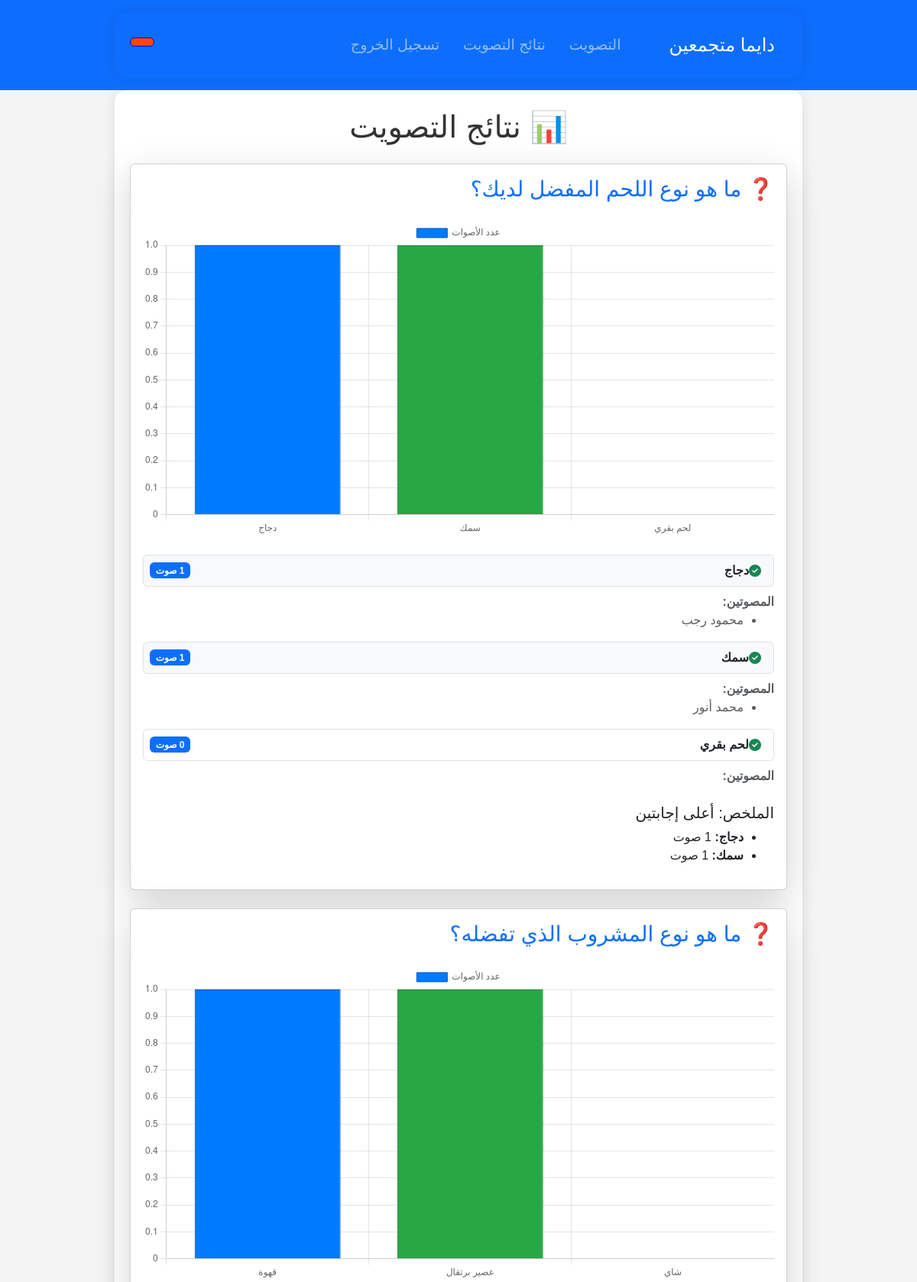
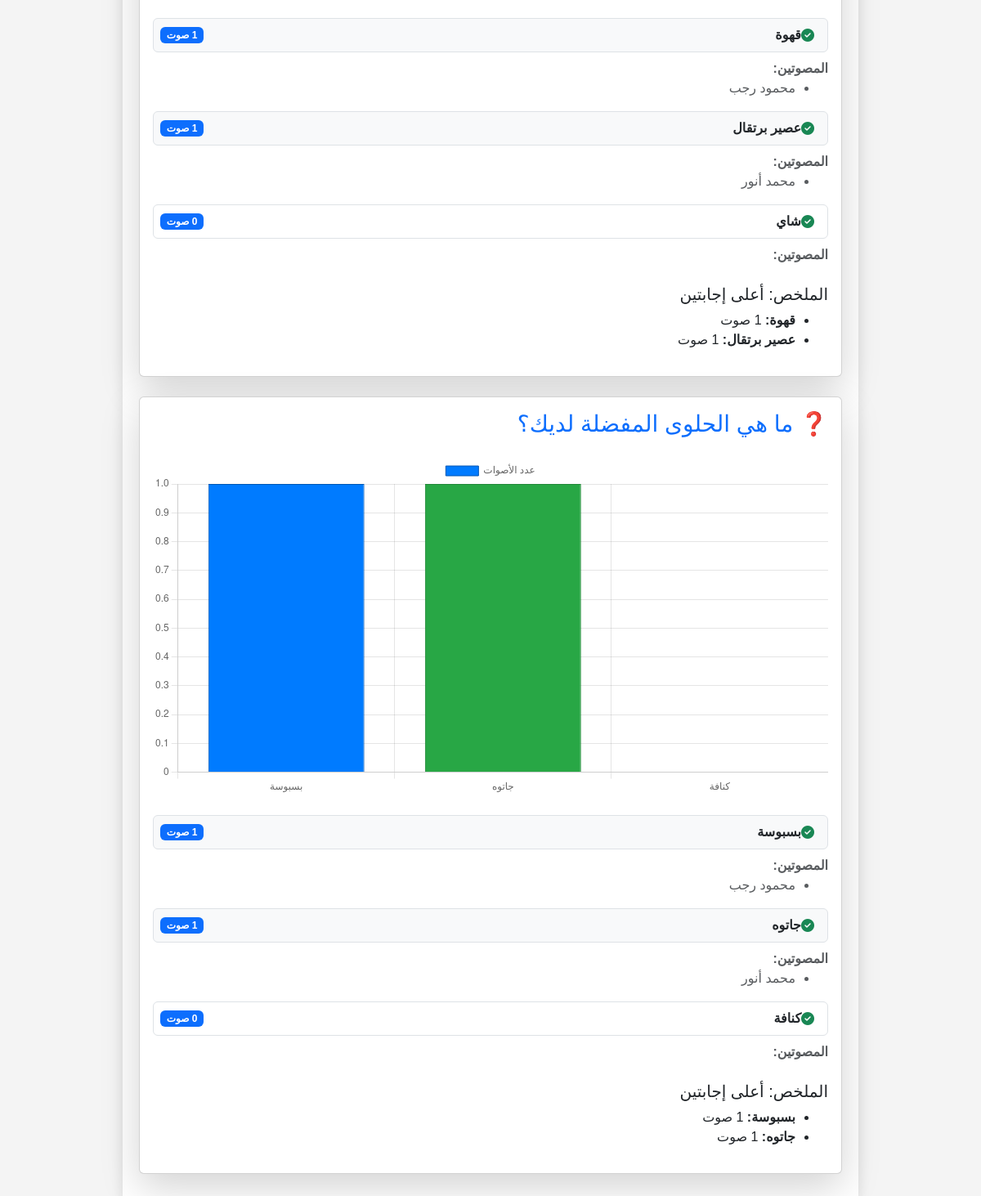
The app's page /results.php with its own data (2 pictures, top to bottom).
### tables this page shows
CREATE TABLE `questions` (
  `id` int(11) NOT NULL,
  `question_text` text NOT NULL
);

CREATE TABLE `choices` (
  `id` int(11) NOT NULL,
  `question_id` int(11) NOT NULL,
  `choice_text` varchar(255) NOT NULL
);

### results.php (the view, shortened to what this page needs)
<?php
require_once('database.php');
$sql_questions = "SELECT * FROM questions";
$result_questions = $conn->query($sql_questions);
?>
<!DOCTYPE html>
<html lang="ar">
<head>
    <link rel="stylesheet" href="https://cdn.jsdelivr.net/npm/bootstrap@5.3.0/dist/css/bootstrap.min.css">
    <link rel="stylesheet" href="./css/indexstyle.css">
</head>
<body style="direction: rtl;">
<nav class="navbar navbar-expand-lg navbar-dark bg-primary">
        <div class="container container_nav">
        <a class="navbar-brand" href="#"> دايما متجمعين</a>
            <div class="collapse navbar-collapse" id="navbarNav">
                <ul class="navbar-nav ms-auto">
                    <li class="nav-item"><a class="nav-link" href="./index.php">التصويت</a></li>
                    <li class="nav-item"><a class="nav-link" href="./results.php">نتائج التصويت</a></li>
                    <li class="nav-item"><a class="nav-link" href="./logout.php"> تسجيل الخروج</a></li>
                </ul>
                <h4 style="color:white; border: blue 1px solid ; padding:5px 15px ; background-color: orangered; border-radius: 10px;cursor:pointer"><a class="nav-link" href="./my_vote.php"> <?php echo $_SESSION['user_name']?></a></h4>
            </div>
        </div>
    </nav>
    <div class="container py-4">
        <h1 class="text-center mb-4">📊 نتائج التصويت</h1>
        <?php while($row = $result_questions->fetch_assoc()): ?>
            <div class="card shadow-lg mb-4">
                <div class="card-body">
                    <h3 class="card-title text-primary">❓ <?= $row['question_text'] ?></h3>
                    <?php
                    $question_id = $row['id'];
                    $sql_choices = "SELECT * FROM choices WHERE question_id = $question_id";
                    $result_choices = $conn->query($sql_choices);
                    $choices_data = [];
                    while ($choice = $result_choices->fetch_assoc()):
                        $choice_id = $choice['id'];
                        $sql_votes = "SELECT COUNT(*) AS vote_count FROM votes WHERE choice_id = $choice_id";
                        $vote_result = $conn->query($sql_votes);
                        $vote_count = $vote_result->fetch_assoc()['vote_count'] ?? 0;
                        $sql_voters = "SELECT users.name FROM votes
                                       JOIN users ON votes.user_phone = users.phone
                                       WHERE votes.choice_id = $choice_id";
                        $voter_result = $conn->query($sql_voters);
                        $voters = [];
                        while ($voter = $voter_result->fetch_assoc()) {
                            $voters[] = $voter['name'];
                        }
                        $choices_data[] = [
                            'text' => $choice['choice_text'],
                            'votes' => $vote_count,
                            'voters' => $voters
                        ];
                    endwhile;
                    usort($choices_data, function($a, $b) {
                        return $b['votes'] - $a['votes'];
                    });
                    ?>
                    <canvas id="chart-<?= $question_id ?>" class="my-4"></canvas>
                    <div>
                        <?php foreach ($choices_data as $index => $choice_data): ?>
                            <div class="d-flex align-items-center mb-2 p-2 border rounded <?= $index < 2 ? 'bg-light' : '' ?>">
                                <i class="fas fa-check-circle text-success me-2"></i>
                                <span class="fw-bold flex-grow-1"><?= $choice_data['text'] ?></span>
                                <span class="badge bg-primary"><?= $choice_data['votes'] ?> صوت</span>
                            </div>
                            <div class="ms-4 mb-2 text-muted">
                                <strong>المصوتين:</strong>
                                <ul>
                                    <?php foreach ($choice_data['voters'] as $voter): ?>
                                        <li><?= $voter ?></li>
                                    <?php endforeach; ?>
                                </ul>
                            </div>
                        <?php endforeach; ?>
                    </div>
                    <div class="mt-4">
                        <h5>الملخص: أعلى إجابتين</h5>
                        <ul>
                            <?php for ($i = 0; $i < 2; $i++): ?>
                                <li>
                                    <strong><?= $choices_data[$i]['text'] ?>:</strong>
                                    <?= $choices_data[$i]['votes'] ?> صوت
                                </li>
                            <?php endfor; ?>
                        </ul>
                    </div>
                </div>
            </div>
            <script>
                var ctx = document.getElementById("chart-<?= $question_id ?>").getContext("2d");
                var chart = new Chart(ctx, {
                    type: 'bar', // تغيير نوع الرسم إلى شريطي
                    data: {
                        labels: <?= json_encode(array_column($choices_data, 'text')) ?>,
                        datasets: [{
                            label: 'عدد الأصوات',
                            data: <?= json_encode(array_column($choices_data, 'votes')) ?>,
                            backgroundColor: ['#007bff', '#28a745', '#dc3545', '#ffc107', '#6c757d'],
                            borderColor: ['#0056b3', '#218838', '#c82333', '#e0a800', '#5a6268'],
                            borderWidth: 1
                        }]
                    },
                    options: {
                        responsive: true,
                        plugins: {
                            legend: {
                                position: 'top',
                            },
                            tooltip: {
                                callbacks: {
                                    label: function(tooltipItem) {
                                        return tooltipItem.label + ': ' + tooltipItem.raw + ' صوت';
                                    }
                                }
                            }
                        },
                        scales: {
                            x: {
                                beginAtZero: true
                            },
                            y: {
                                beginAtZero: true
                            }
                        }
                    }
                });
            </script>
        <?php endwhile; ?>
    </div>
</body>
</html>

### css/indexstyle.css (style rules this page uses)
body { font-family: Arial, sans-serif; background-color: #f4f4f4; margin: 0; padding: 0; direction: rtl; }
.container { max-width: 900px; margin: auto; padding: 20px; background-color: #ffffff; border-radius: 15px; box-shadow: 0 0 15px rgba(0, 0, 0, 0.1); }
h1, h4 { color: #333; }
.navbar { background-color: #007bff; padding: 1rem; }
.container_nav { background-color: transparent; }
.navbar .navbar-brand { font-size: 1.5rem; }
.navbar-nav .nav-link { font-size: 1.2rem; margin-right: 15px; }

### records on screen
questions: question_text "ما هو نوع اللحم المفضل لديك؟", text "لحم بقري"
choices: choice_text "دجاج", voter "محمود رجب"
choices: choice_text "سمك", voter "محمد أنور"
questions: question_text "ما هو نوع المشروب الذي تفضله؟", text "قهوة", voter "محمود رجب", text "عصير برتقال", voter "محمد أنور", text "شاي"
questions: question_text "ما هي الحلوى المفضلة لديك؟", text "بسبوسة", voter "محمود رجب", text "جاتوه", voter "محمد أنور", text "كنافة"

### other values on screen
chart data {{ json_encode(array_column($choices_data, 'votes')) }} ["1","1","0"], ["1","1","0"], ["1","1","0"]
